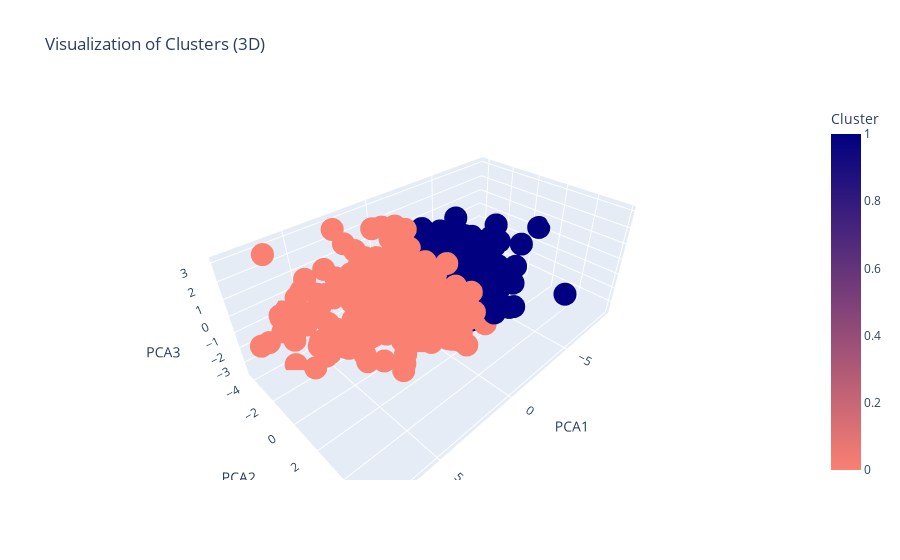

Here is the notebook cell this chart was saved with:
### Code cell
visualize_clusters_3D_pca(biomarker_df_with_clusters, colors=color_palette)

### Figure 1 — Plotly figure (JSON) as saved in the notebook; plotly's stock layout.template omitted (floating-point values rounded to 4 significant figures; data arrays with more than 128 entries replaced by an {"elided": "..."} marker saying what was removed)
{"data": [{"hovertemplate": "PCA1=%{x}<br>PCA2=%{y}<br>PCA3=%{z}<br>Cluster=%{marker.color}<extra></extra>", "legendgroup": "", "marker": {"color": {"elided": "466 int values"}, "coloraxis": "coloraxis", "symbol": "circle"}, "mode": "markers", "name": "", "scene": "scene", "showlegend": false, "type": "scatter3d", "x": {"elided": "466 float values"}, "y": {"elided": "466 float values"}, "z": {"elided": "466 float values"}}], "layout": {"coloraxis": {"colorbar": {"title": {"text": "Cluster"}}, "colorscale": [[0, "salmon"], [1, "navy"]]}, "legend": {"tracegroupgap": 0}, "scene": {"domain": {"x": [0, 1], "y": [0, 1]}, "xaxis": {"title": {"text": "PCA1"}}, "yaxis": {"title": {"text": "PCA2"}}, "zaxis": {"title": {"text": "PCA3"}}}, "title": {"text": "Visualization of Clusters (3D)"}}}
